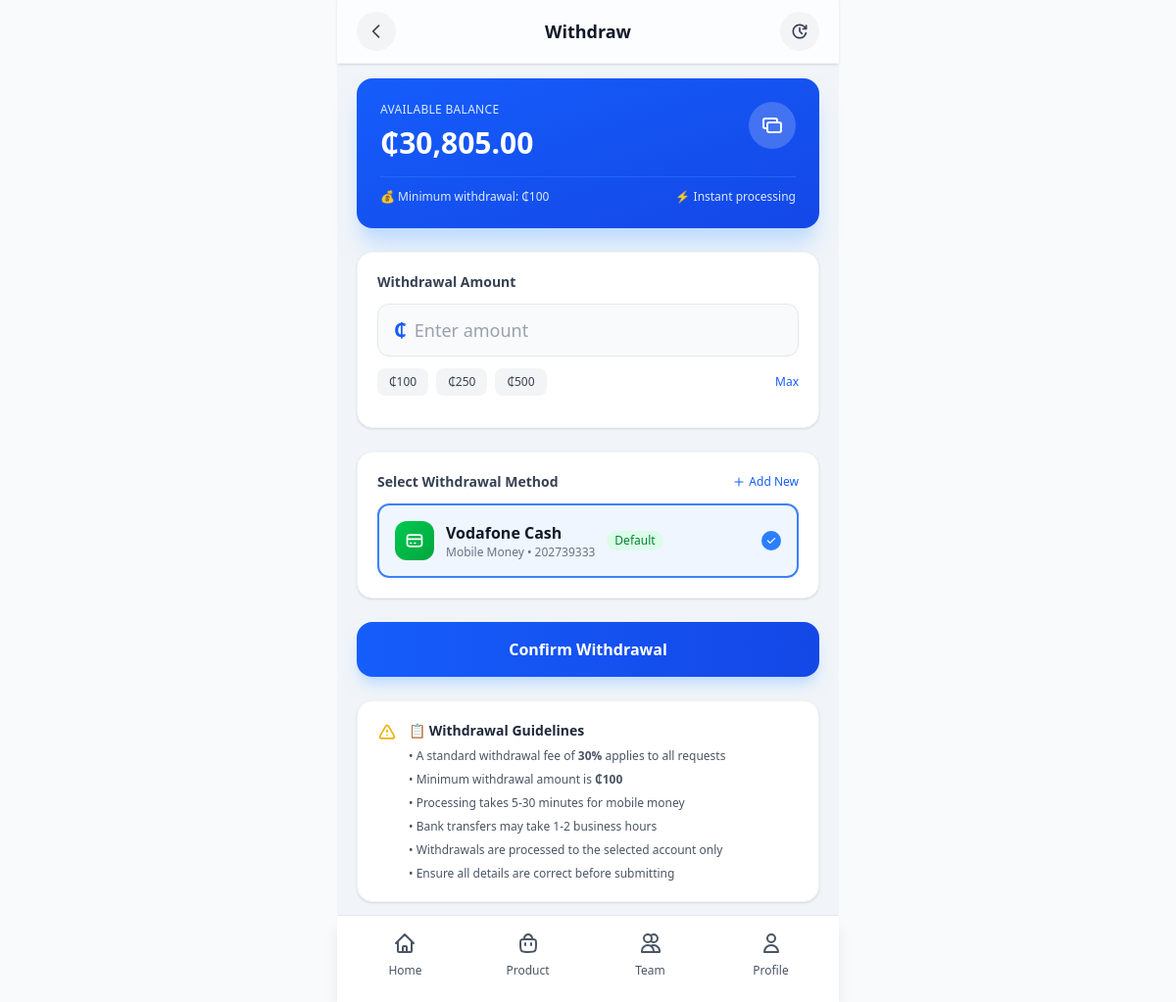
/core/withdraw/ (signed in), run on an earlier commit of the app's database.
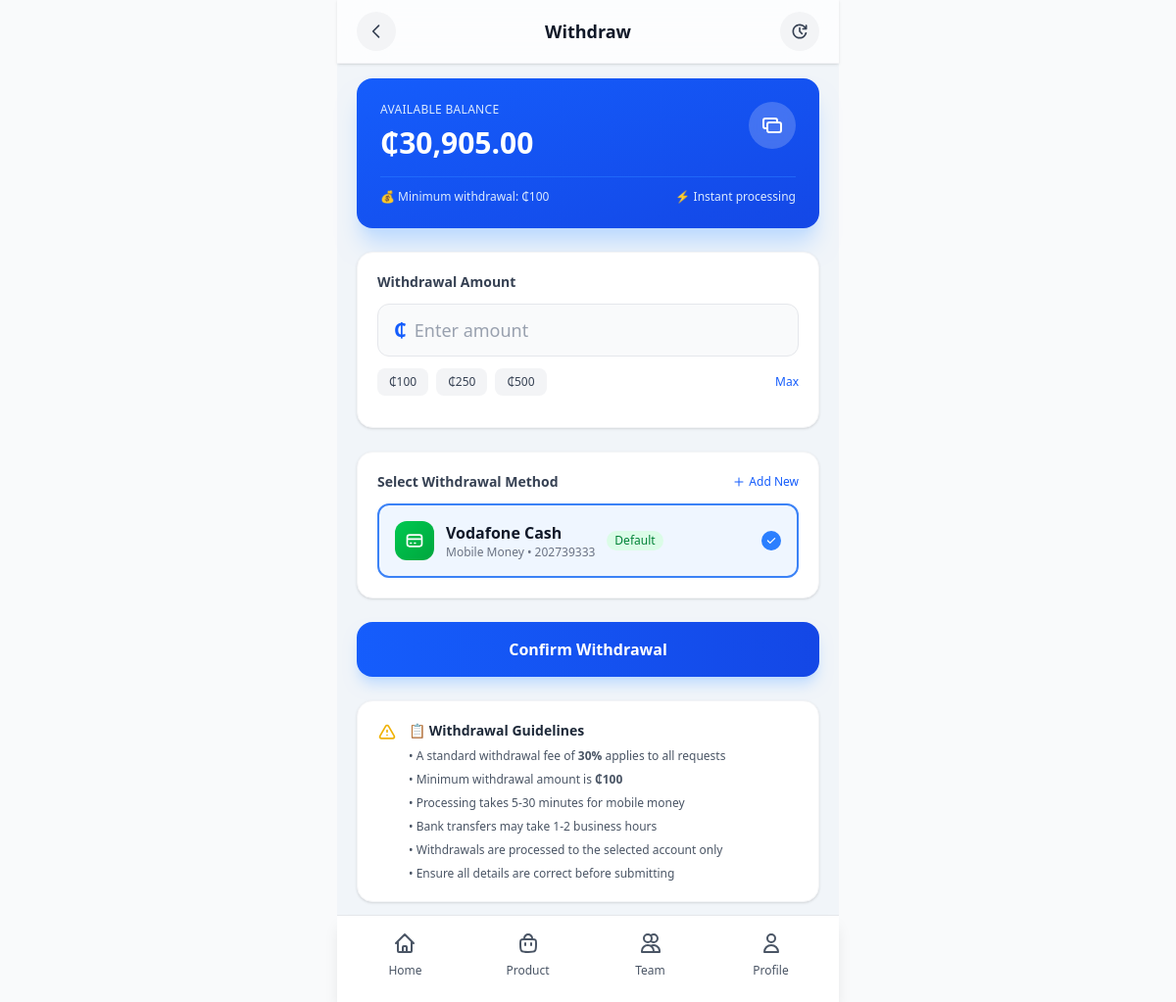
And on a later commit of the database.
### core/models.py (models this page shows, shortened)
class UserBalance(models.Model):
    user = models.OneToOneField(
        settings.AUTH_USER_MODEL,
        on_delete=models.CASCADE,
        related_name='balance'
    )
    balance = models.DecimalField(max_digits=12, decimal_places=2, default=0)
    currency = models.CharField(max_length=10, default='GHS')
    created_at = models.DateTimeField(auto_now_add=True)
    updated_at = models.DateTimeField(auto_now=True)
    class Meta:
        verbose_name = 'User Balance'
        verbose_name_plural = 'User Balances'

### core/views.py (the view, shortened to what this page needs)
# urls.py: path('withdraw/', views.withdrawal, name='withdraw'),
@login_required
def withdrawal(request):
    user_balance, created = UserBalance.objects.get_or_create(
        user=request.user,
        defaults={'balance': 0, 'currency': 'GHS'}
    )
    saved_accounts = SavedAccount.objects.filter(user=request.user)
    error = ''
    success = ''
    context = {
        'user_balance': user_balance,
        'saved_accounts': saved_accounts,
    }
    return render(request, 'iCare/services/pages/withdrawal.html', context)

### core/templates/iCare/services/pages/withdrawal.html (shortened to what the changed rows need)
{% extends "iCare/base.html" %}
{% load static %}
{% load humanize %}
{% block content %}
<div class="min-h-screen pb-8">
    <div class="fixed top-0 left-0 right-0 z-50 max-w-lg mx-auto bg-white/80 backdrop-blur-xl border-b border-gray-100 px-5 py-3 flex items-center justify-between shadow-sm">
        <h1 class="text-lg font-bold text-gray-900">Withdraw</h1>
    </div>
    <div class="pt-20 pb-[70px] px-5 max-w-lg mx-auto bg-slate-100">
        <div class="mb-6 bg-gradient-to-br from-blue-600 to-blue-700 rounded-2xl p-6 shadow-xl shadow-blue-200">
            <div class="flex justify-between items-start">
                <div>
                    <p class="text-blue-100 text-xs font-medium uppercase tracking-wide">Available Balance</p>
                    <p class="text-white text-3xl font-bold mt-2">
                        ₵{{ user_balance.balance|floatformat:2|intcomma }}
                    </p>
                </div>
            </div>
        </div>
                        </div>
            </div>
{% endblock %}

What changed in the data, as far as the page shows it:
changed UserBalance: balance "30,805.00" → "30,905.00"
